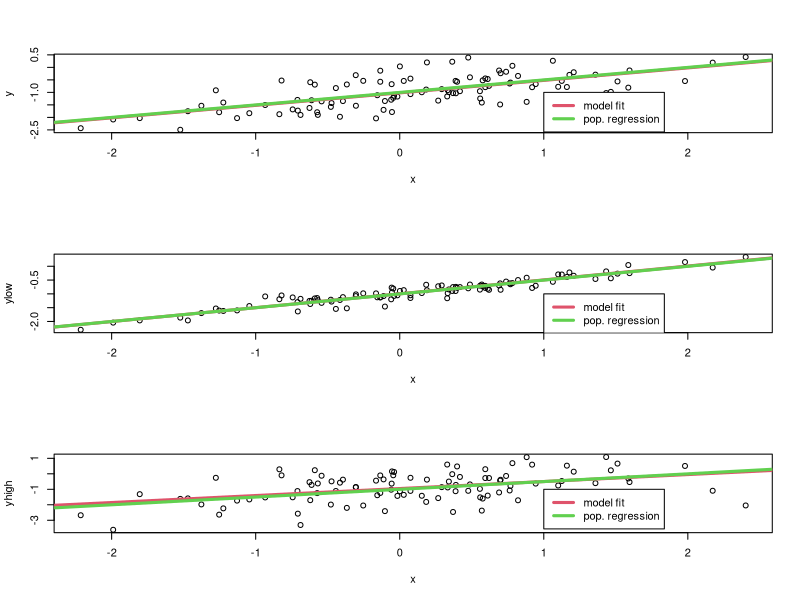

Write the R code that produced this figure.
set.seed(1)
x = rnorm(100,0,1)
eps = rnorm(100,0,sqrt(0.25)) #variance of 0.25
y = -1 + (0.5*x) + eps
par(mfrow=c(3,1))
plot(x,y)

#fit model
lm.fit = lm(y~x)

#yr = lm.fit$coefficients[1] + lm.fit$coefficients[2]*x
abline(lm.fit,lwd=3,col=2)
abline(-1,0.5,  lwd=3,col=3)
legend(-1, legend = c("model fit", "pop. regression"), col=2:3, lwd=3)

#now fit x^2 term

lm.fit2 = lm(y~x+I(x^2))

#now repeat but with less noise

eps_low = rnorm(100,0,sqrt(0.02)) #variance 0.02
ylow = -1 +(0.5*x) + eps_low

plot(x,ylow)

lm.fit3 = lm(ylow~x)
abline(lm.fit3,lwd=3,col=2)
abline(-1,0.5,lwd=3,col=3)
legend(-1, legend = c("model fit", "pop. regression"), col=2:3, lwd=3)

lm.fit4 = lm(ylow~+x+I(x^2))

#same again but with more noise
eps_high = rnorm(100,0,sqrt(0.75))
yhigh = -1 +(0.5*x) + eps_high

plot(x,yhigh)

lm.fit5 = lm(yhigh~x)
abline(lm.fit5,lwd=3,col=2)
abline(-1,0.5,lwd=3,col=3)
legend(-1, legend = c("model fit", "pop. regression"), col=2:3, lwd=3)

lm.fit6 = lm(yhigh~+x+I(x^2))





